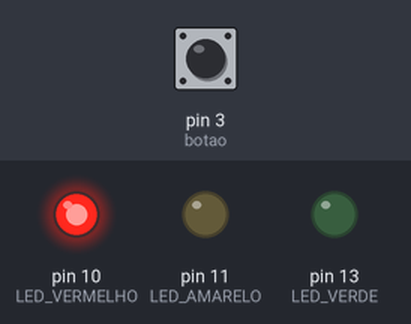
A sketch run on a simulated Arduino Uno, built with avr-gcc and run on an emulated ATmega328P. On the bench: output pins drawn as LEDs (lit = HIGH). The inputs (shaded band) are chosen by the test bench; at power-on: pin 3 (botao) LOW.

Above: at 1.2 s.
1.3 s: pin 3 (botao) pulled HIGH for 0.15 s
At 1.37 s:
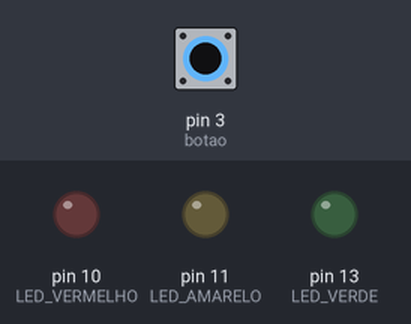
2.9 s: pin 3 (botao) pulled HIGH for 3.2 s
At 7.1 s:
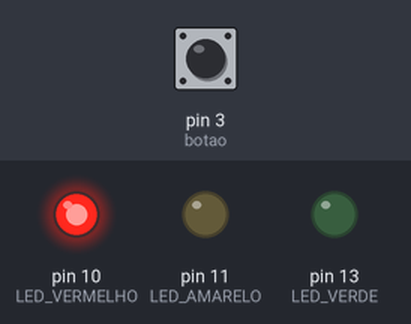
Timing chart, 0 to 8.6 s (numbered marks = the images above; inputs shaded):
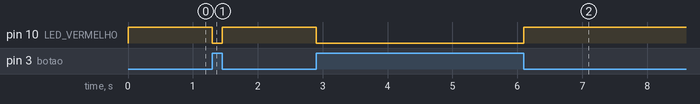

Measured:
- after the input at 1.3 s, pin 10 (LED_VERMELHO): HIGH → LOW at once, → HIGH 0.15 s later
- after the input at 2.9 s, pin 10 (LED_VERMELHO): HIGH → LOW at once, → HIGH 3.2 s later

The sketch:

EX4.ino
```cpp
// C++ code
//
    int LED_VERDE = 13;
  int LED_AMARELO = 11;
  int LED_VERMELHO = 10;
int buttonState = 0;
int botao = 3;

void setup()

{
  pinMode(botao, INPUT);
  pinMode(LED_VERDE, OUTPUT);
  pinMode(LED_AMARELO, OUTPUT);
  pinMode(LED_VERMELHO, OUTPUT);
}

void loop()
{
  buttonState = digitalRead(botao);


  if (buttonState == HIGH) {
      Serial.println("Ola mundo");
      Serial.println("IF ==" + buttonState);
    digitalWrite(LED_VERMELHO, LOW);
  } else {
    digitalWrite(LED_VERMELHO, HIGH);
      Serial.println("Ola mundo");
    Serial.println("ELSE ==" + buttonState);

  }


}
```

lab12.cpp
```cpp
// c++ code

// definindo as portas
int transistorPin = 2;
int potenciometroPin = A1;

// função setup
void setup()
{
    Serial.begin(9600);
    pinMode(transistorPin, OUTPUT);
    pinMode(potenciometroPin, INPUT);
}
// função loop
void loop()
{
    int valorPotenciometro = analogRead(potenciometroPin);
    int valorTransistor = map(valorPotenciometro, 0, 1023, 0, 255);

    analogWrite(transistorPin, valorTransistor);
    Serial.println(valorTransistor);
    delay(100);
}
```

lab13.cpp
```cpp
// C++ code

#include <Servo.h>

const int botao = 2;
const int pinoServo = 3;

Servo cancela_estacionamento;

void setup()
{
    pinMode(botao, INPUT);
    cancela_estacionamento.attach(pinoServo, 500, 2500);
    cancela_estacionamento.write(90);
}

void loop()
{
    int estadoBotao = digitalRead(botao);
    if (estadoBotao == HIGH)
    {
        cancela_estacionamento.write(0);
        delay(2000);
        cancela_estacionamento.write(90);
        while (digitalRead(botao) == HIGH)
        {
            // Aguardar até o botão ser solto
        }
    }
}
```

lab14.cpp
```cpp

```

lab15.cpp
```cpp

```

lab16b.cpp
```cpp

```
